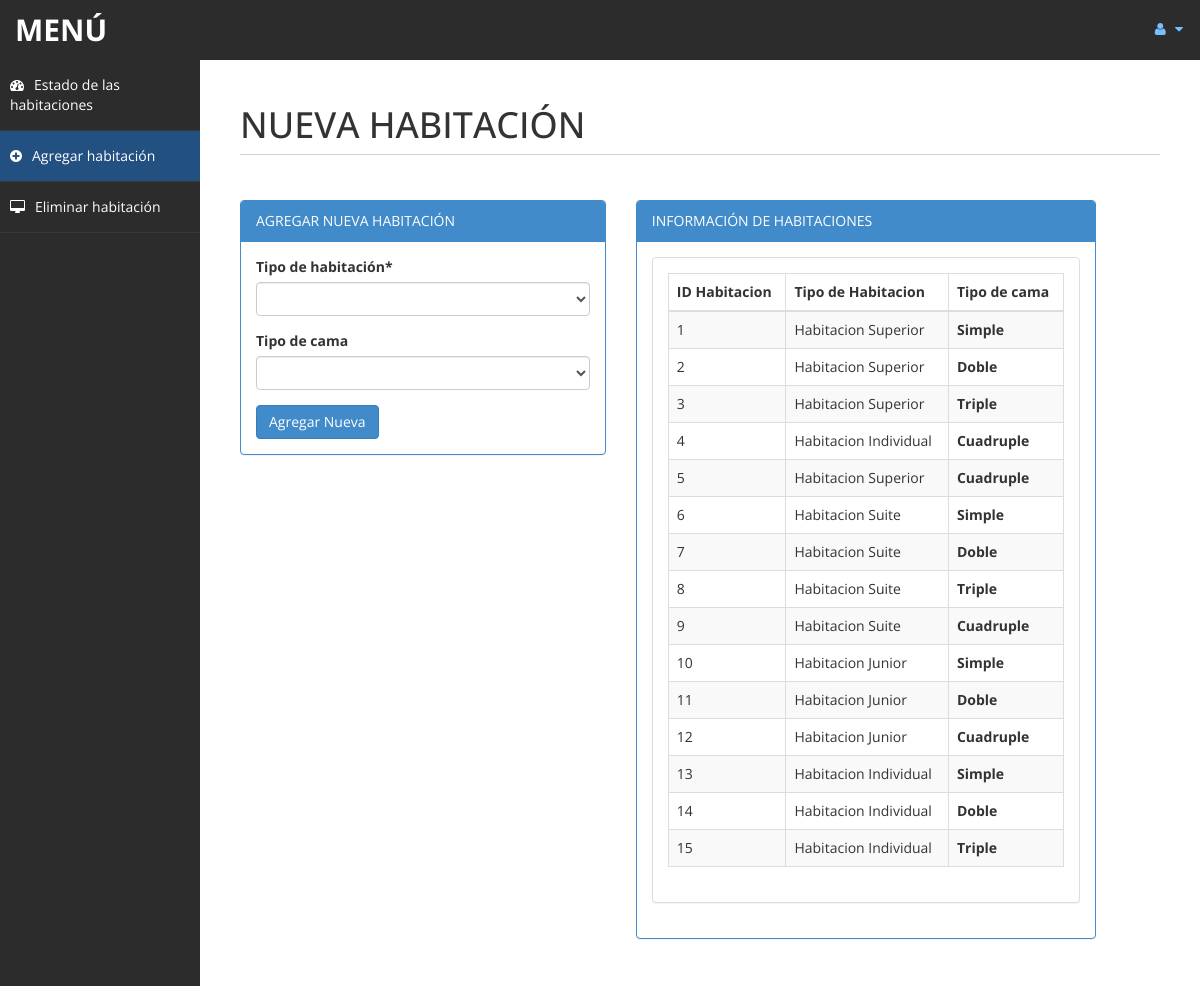
The app's page /admin/room.php (signed in) with its own data.
### tables this page shows
CREATE TABLE `habitaciones` (
  `id` int(10) UNSIGNED NOT NULL,                
  `tipo_habitacion` varchar(30) DEFAULT NULL,
  `tipo_cama` varchar(20) DEFAULT NULL,
  `estado_hab` varchar(20) DEFAULT NULL,

  CONSTRAINT PRIMARY KEY (`id`)

);

### admin/room.php (the view, shortened to what this page needs)
<!DOCTYPE html>
<html xmlns="http://www.w3.org/1999/xhtml">
<head>
    <link href="assets/css/bootstrap.css" rel="stylesheet" />
    <link href="assets/css/font-awesome.css" rel="stylesheet" />
    <link href="assets/css/custom-styles.css" rel="stylesheet" />
</head>
<body>
    <div id="wrapper">
        <nav class="navbar navbar-default top-navbar" role="navigation">
            <div class="navbar-header">
                <a class="navbar-brand" href="home.php">MENÚ</a>
            </div>
            <ul class="nav navbar-top-links navbar-right">
                <li class="dropdown">
                    <a class="dropdown-toggle" data-toggle="dropdown" href="#" aria-expanded="false">
                        <i class="fa fa-user fa-fw"></i> <i class="fa fa-caret-down"></i>
                    </a>
                </li>
            </ul>
        </nav>
        <nav class="navbar-default navbar-side" role="navigation">
            <div class="sidebar-collapse">
                <ul class="nav" id="main-menu">
                    <li>
                        <a  href="settings.php"><i class="fa fa-dashboard"></i>Estado de las habitaciones</a>
                    </li>
					<li>
                        <a  class="active-menu" href="room.php"><i class="fa fa-plus-circle"></i>Agregar habitación</a>
                    </li>
                    <li>
                        <a  href="roomdel.php"><i class="fa fa-desktop"></i>Eliminar habitación</a>
                    </li>
            </div>
        </nav>
        <div id="page-wrapper" >
            <div id="page-inner">
			    <div class="row">
                    <div class="col-md-12">
                        <h1 class="page-header">
                          NUEVA HABITACIÓN <small></small>
                        </h1>
                    </div>
                </div>
            <div class="row">
                <div class="col-md-5 col-sm-5">
                    <div class="panel panel-primary">
                        <div class="panel-heading">
                         AGREGAR NUEVA HABITACIÓN
                        </div>
                        <div class="panel-body">
						<form name="form" method="post">
                            <div class="form-group">
                                <label> Tipo de habitación*</label>
                                <select name="troom"  class="form-control" required>
                                    <option value selected ></option>
                                    <option value="Habitacion Superior">HABITACIÓN SUPERIOR</option>
                                </select>
                            </div>
							<div class="form-group">
                                    <label>Tipo de cama</label>
                                    <select name="bed" class="form-control" required>
                                        <option value selected ></option>
                                        <option value="Simple">Simple</option>
                                    </select>
                            </div>
                            <input type="submit" name="add" value="Agregar Nueva" class="btn btn-primary">
						</form>
							<?php
							    include('db.php');
							?>
                        </div>
                    </div>
                </div>
                <div class="row">
                    <div class="col-md-6 col-sm-6">
                        <div class="panel panel-primary">
                            <div class="panel-heading">
                                INFORMACIÓN DE HABITACIONES
                            </div>
                            <div class="panel-body">
                            <div class="panel panel-default">
                                <?php
                                    $sql = "SELECT * FROM `habitaciones`";
                                    $re = mysqli_query($con,$sql)
                                ?>
                                <div class="panel-body">
                                    <div class="table-responsive">
                                        <table class="table table-striped table-bordered table-hover" id="dataTables-example">
                                            <thead>
                                                <tr>
                                                    <th>ID Habitacion</th>
                                                    <th>Tipo de Habitacion</th>
                                                    <th>Tipo de cama</th>
                                                </tr>
                                            </thead>
                                            <tbody>
                                            <?php
                                                while($row = mysqli_fetch_array($re)) {
                                                    $id = $row['id'];
                                                    if($id % 2 == 0) {
                                                        echo "<tr class=odd gradeX>";
                                                    } else  {
                                                        echo "<tr class=even gradeC>";
                                                    }
                                                    echo"<td>".$row['id']."</td>
                                                        <td>".$row['tipo_habitacion']."</td>
                                                        <th>".$row['tipo_cama']."</th>
                                                        </tr>";
                                                }
                                            ?>
                                            </tbody>
                                        </table>
                                    </div>
                                </div>
                            </div>
                            </div>
                        </div>
                    </div>
                </div>
            </div>
        </div>
    </div>
</body>
</html>

### admin/assets/css/custom-styles.css (style rules this page uses)
body { font-family: 'Open Sans', sans-serif; }
#wrapper { width: 100%; background: #2c2c2c; }
#page-wrapper { padding: 15px 15px; min-height: 600px; background:#fff; }
#page-inner { width:100%; margin:10px 20px 10px 0px; background-color:transparent; padding:10px; min-height:1200px; }
h1, .h1, h2, .h2, h3, .h3 { margin-top: 7px; margin-bottom: -5px; }
.page-header { padding-bottom: 9px; margin: 10px 0 45px; border-bottom: 1px solid #C7D1DD; }
.top-navbar { margin:0px; }
.top-navbar .navbar-brand { color: #fff; width: 200px; text-align: left; height: 60px; font-size: 30px; font-weight: 700; text-transform: uppercase; line-height: 30px; }
.top-navbar .nav > li { position: relative; display: inline-block; }
.top-navbar .nav > li > a { position: relative; display: block; padding: 19px 15px; color: #77C0FD; }
.active-menu { background-color:#225081!important; }
.sidebar-collapse , .sidebar-collapse .nav { background:none; }
.sidebar-collapse .nav { padding:0; }
.sidebar-collapse .nav > li > a { color:#fff; background:transparent; text-shadow:none; }
.sidebar-collapse > .nav > li > a { padding:15px 10px; }
.sidebar-collapse > .nav > li { border-bottom: 1px solid rgba(107, 108, 109, 0.19); }
.navbar-side { border:none; background-color: transparent; }
.top-navbar { background: #2c2c2c; border-bottom:none; }
.top-navbar .nav > li > a > i { margin-right: 2px; }
.navbar-default { border:0px solid black; }
.navbar-header { background: #2c2c2c; }
.nav > li > a > i { margin-right:10px; }
@media (min-width:768px) { #page-wrapper { margin: 0 0 0 200px; padding: 15px 30px; min-height: 1200px; } }
@media (min-width:768px) { .navbar-side { z-index: 1; position: absolute; width: 200px; } }
@media (min-width:768px) { .navbar { border-radius: 0px; } }

### records on screen
habitaciones: id "1", tipo_habitacion "Habitacion Superior", tipo_cama "Simple"
habitaciones: id "2", tipo_habitacion "Habitacion Superior", tipo_cama "Doble"
habitaciones: id "3", tipo_habitacion "Habitacion Superior", tipo_cama "Triple"
habitaciones: id "4", tipo_habitacion "Habitacion Individual", tipo_cama "Cuadruple"
habitaciones: id "5", tipo_habitacion "Habitacion Superior", tipo_cama "Cuadruple"
habitaciones: id "6", tipo_habitacion "Habitacion Suite", tipo_cama "Simple"
habitaciones: id "7", tipo_habitacion "Habitacion Suite", tipo_cama "Doble"
habitaciones: id "8", tipo_habitacion "Habitacion Suite", tipo_cama "Triple"
habitaciones: id "9", tipo_habitacion "Habitacion Suite", tipo_cama "Cuadruple"
habitaciones: id "10", tipo_habitacion "Habitacion Junior", tipo_cama "Simple"
habitaciones: id "11", tipo_habitacion "Habitacion Junior", tipo_cama "Doble"
habitaciones: id "12", tipo_habitacion "Habitacion Junior", tipo_cama "Cuadruple"
habitaciones: id "13", tipo_habitacion "Habitacion Individual", tipo_cama "Simple"
habitaciones: id "14", tipo_habitacion "Habitacion Individual", tipo_cama "Doble"
habitaciones: id "15", tipo_habitacion "Habitacion Individual", tipo_cama "Triple"
